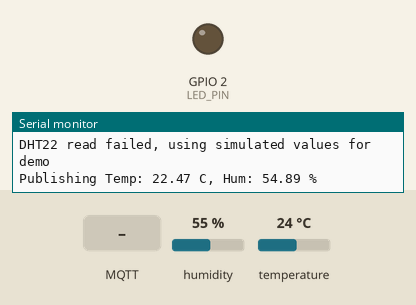
Recording of a program running on a simulated ESP32. Shown: output pins drawn as LEDs (lit = HIGH), the last lines printed to the serial monitor. Inputs (shaded band) come from the test bench; at power-on: humidity 55 %, temperature 24 °C. WiFi joins after 1.5 s; servers stay silent unless stated; random numbers use the default seed unless the program sets one; no MQTT or app messages arrive unless stated.

Above: at 4.7 s.
4.8 s: MQTT message "ON" arrives on the first subscribed topic
At 5.2 s:
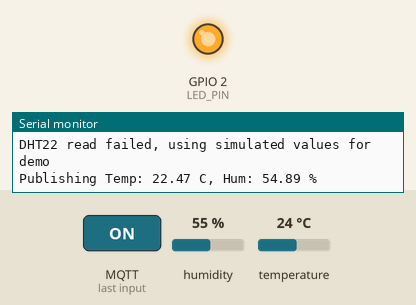
6.3 s: MQTT message "1" arrives on the first subscribed topic
At 7.7 s:
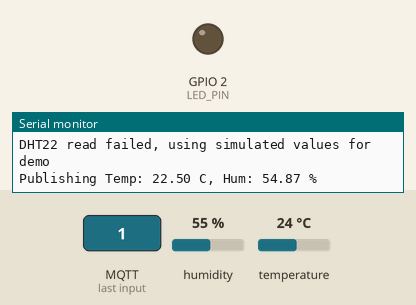
Timing chart, 0 to 9.3 s (numbered marks = the images above; inputs shaded):
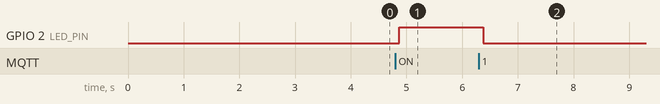

The program:

main.cpp
```cpp
#include <Arduino.h>
#include <WiFi.h>
#include <WiFiClientSecure.h>
#include <PubSubClient.h>
#include <DHTesp.h>

const char* ssid = "UNITRI";
const char* password = "SOU+UNITRI!";

const char* mqtt_server = "0531c232a32645e69e0d7b6249001863.s1.eu.hivemq.cloud";
const int mqtt_port = 8883;

const char* mqtt_user = "mqtt-user-Haykonen";
const char* mqtt_password = "Haykonen1301";

// ISRG Root X1 certificate (for HiveMQ Cloud)
static const char* root_ca PROGMEM = R"EOF(
-----BEGIN CERTIFICATE-----
MIIFazCCA1OgAwIBAgIRAIIQz7DSQONZRGPgu2OCiwAwDQYJKoZIhvcNAQELBQAw
TzELMAkGA1UEBhMCVVMxKTAnBgNVBAoTIEludGVybmV0IFNlY3VyaXR5IFJlc2Vh
cmNoIEdyb3VwMRUwEwYDVQQDEwxJU1JHIFJvb3QgWDEwHhcNMTUwNjA0MTEwNDM4
WhcNMzUwNjA0MTEwNDM4WjBPMQswCQYDVQQGEwJVUzEpMCcGA1UEChMgSW50ZXJu
ZXQgU2VjdXJpdHkgUmVzZWFyY2ggR3JvdXAxFTATBgNVBAMTDElTUkcgUm9vdCBY
MTCCAiIwDQYJKoZIhvcNAQEBBQADggIPADCCAgoCggIBAK3oJHP0FDfzm54rVygc
h77ct984kIxuPOZXoHj3dcKi/vVqbvYATyjb3miGbESTtrFj/RQSa78f0uoxmyF+
0TM8ukj13Xnfs7j/EvEhmkvBioZxaUpmZmyPfjxwv60pIgbz5MDmgK7iS4+3mX6U
A5/TR5d8mUgjU+g4rk8Kb4Mu0UlXjIB0ttov0DiNewNwIRt18jA8+o+u3dpjq+sW
T8KOEUt+zwvo/7V3LvSye0rgTBIlDHCNAymg4VMk7BPZ7hm/ELNKjD+Jo2FR3qyH
B5T0Y3HsLuJvW5iB4YlcNHlsdu87kGJ55tukmi8mxdAQ4Q7e2RCOFvu396j3x+UC
B5iPNgiV5+I3lg02dZ77DnKxHZu8A/lJBdiB3QW0KtZB6awBdpUKD9jf1b0SHzUv
KBds0pjBqAlkd25HN7rOrFleaJ1/ctaJxQZBKT5ZPt0m9STJEadao0xAH0ahmbWn
OlFuhjuefXKnEgV4We0+UXgVCwOPjdAvBbI+e0ocS3MFEvzG6uBQE3xDk3SzynTn
jh8BCNAw1FtxNrQHusEwMFxIt4I7mKZ9YIqioymCzLq9gwQbooMDQaHWBfEbwrbw
qHyGO0aoSCqI3Haadr8faqU9GY/rOPNk3sgrDQoo//fb4hVC1CLQJ13hef4Y53CI
rU7m2Ys6xt0nUW7/vGT1M0NPAgMBAAGjQjBAMA4GA1UdDwEB/wQEAwIBBjAPBgNV
HRMBAf8EBTADAQH/MB0GA1UdDgQWBBR5tFnme7bl5AFzgAiIyBpY9umbbjANBgkq
hkiG9w0BAQsFAAOCAgEAVR9YqbyyqFDQDLHYGmkgJykIrGF1XIpu+ILlaS/V9lZL
ubhzEFnTIZd+50xx+7LSYK05qAvqFyFWhfFQDlnrzuBZ6brJFe+GnY+EgPbk6ZGQ
3BebYhtF8GaV0nxvwuo77x/Py9auJ/GpsMiu/X1+mvoiBOv/2X/qkSsisRcOj/KK
aW/gFpOYHIfDEo8rD7KqDRcKXqZjoMvAzXVh9HwRzW/2PLhYfZtE8Fm63wjvFzEo
mUE7P+yLjjxhEF/jDMNVyA9R8ayoojx5o95Y5cDQaxn8I2hQwjtpEbNSWhiVpQpL
hQzb2kYH74H0DrQD1NHn+VCYQc+w22AAbOo4nZP0Hofm96FMYAH7tEDU+OkZ+2Gr
VgxpKWq2rLxgGhrcd93pVZ5OSLR2wXFN5lDk6zA1yf4H6hVKbCguPzC5B9tOoeZ3
hPZzQN++k8EdfFf+mCz7UK4Z3rOq7FxpZozM9VobYSeQ7DUqLScdrqTRQss6qPrb
4HdPWCWwP3B5kQk7ZJ4Fq1wO1pPyF8hY3jCS8K8FvNkYT9nFhLcLZCH5q9wQO2nZ
xKcrGZVm1oYOFkDl3h1PkZ/K6o9xrPSaV8/GHDEW9hNjxq1++3rVtLoOGmJSkJ3Q
jSklC2pB6dHcGO8X/oGjf5Dv/XBqKbltQOcdgX6K4oIWDCnhGqcZB1Kd+g==
-----END CERTIFICATE-----
)EOF";

WiFiClientSecure wifiClient;
PubSubClient client(wifiClient);
DHTesp dht;

#define DHT_PIN 15
#define LED_PIN 2

void callback(char* topic, byte* payload, unsigned int length) {
  String message;
  for (int i = 0; i < length; i++) {
    message += (char)payload[i];
  }
  if (String(topic) == "faculdade/grupo01/comando/led") {
    digitalWrite(LED_PIN, message == "ON" ? HIGH : LOW);
  }
}

void reconnect() {
  while (!client.connected()) {
    if (client.connect("ESP32Client", mqtt_user, mqtt_password,
                       "faculdade/grupo01/status", 1, true, "OFFLINE")) {
      client.publish("faculdade/grupo01/status", "ONLINE", true);
      client.subscribe("faculdade/grupo01/comando/led", 1);
      Serial.println("MQTT connected, status set to ONLINE");
    } else {
      Serial.print("Failed, rc=");
      Serial.print(client.state());
      delay(2000);
    }
  }
}

void setup() {
  Serial.begin(115200);
  pinMode(LED_PIN, OUTPUT);

  // Connect WiFi (only once)
  WiFi.begin(ssid, password);
  while (WiFi.status() != WL_CONNECTED) {
    delay(500);
  }
  Serial.println("WiFi connected");

  // Wait for DHT22 to stabilize
  delay(2000);
  dht.setup(DHT_PIN, DHTesp::DHT22);

  // Configure TLS with certificate
  wifiClient.setCACert(root_ca);
  // wifiClient.setInsecure(); // remove this line

  client.setServer(mqtt_server, mqtt_port);
  client.setCallback(callback);
}

void loop() {
  if (!client.connected()) {
    reconnect();
  }
  client.loop();

  static unsigned long lastRead = 0;
  static unsigned long lastStatusPublish = 0;

  // Republish status every 30 seconds to ensure it stays ONLINE
  if (millis() - lastStatusPublish > 30000) {
    client.publish("faculdade/grupo01/status", "ONLINE", true);
    lastStatusPublish = millis();
  }

  if (millis() - lastRead < 3000) {
    delay(100);
    return;
  }
  lastRead = millis();

  TempAndHumidity data = dht.getTempAndHumidity();
  float temperature, humidity;

  Serial.println("DHT22 read failed, using simulated values for demo");
  // Generate realistic random values for presentation
  static float simTemp = 22.5;
  static float simHum = 55.0;
  simTemp += (random(-10, 10) / 100.0); // small random walk
  simHum += (random(-20, 20) / 100.0);
  if (simTemp < 18) simTemp = 18;
  if (simTemp > 35) simTemp = 35;
  if (simHum < 40) simHum = 40;
  if (simHum > 80) simHum = 80;
  temperature = simTemp;
  humidity = simHum;


  Serial.print("Publishing Temp: ");
  Serial.print(temperature);
  Serial.print(" C, Hum: ");
  Serial.print(humidity);
  Serial.println(" %");

  String tempStr = String(temperature);
  String humStr = String(humidity);
  client.publish("faculdade/grupo01/sensor/temperatura", tempStr.c_str());
  client.publish("faculdade/grupo01/sensor/umidade", humStr.c_str());
}
```

Measured:
- after the input at 4.8 s, GPIO 2 (LED_PIN): LOW → HIGH after 0.07 s
- after the input at 6.3 s, GPIO 2 (LED_PIN): HIGH → LOW after 0.07 s
